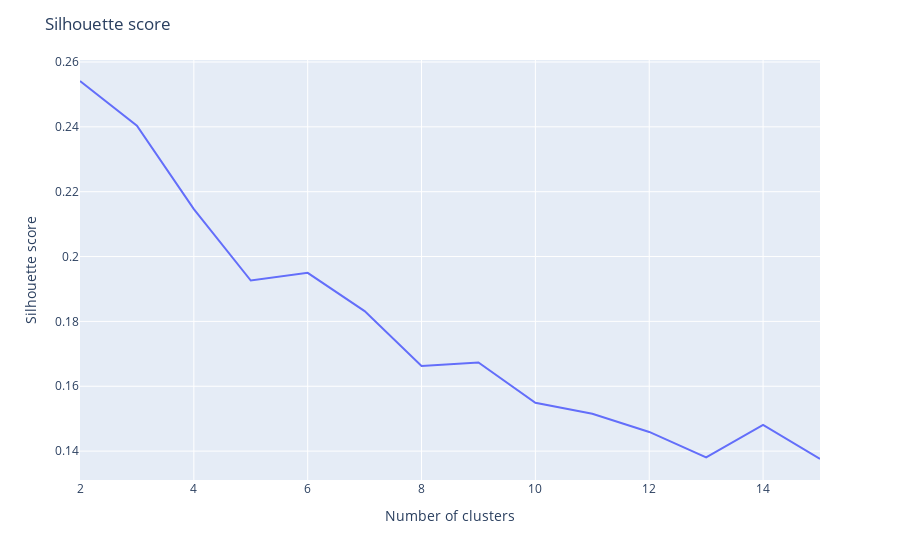

The notebook cell this image was saved under:
### Code cell
fig=px.line(x=range_n_clusters,y=silhouette_score_list)
fig.update_layout(
    title="Silhouette score",
    xaxis_title="Number of clusters",
    yaxis_title="Silhouette score",
    legend_title="Silhouette score",)
fig.show()

### Figure 1 — Plotly figure (JSON) as saved in the notebook; plotly's stock layout.template omitted (floating-point values rounded to 4 significant figures)
{"data": [{"hovertemplate": "x=%{x}<br>y=%{y}<extra></extra>", "legendgroup": "", "line": {"color": "#636efa", "dash": "solid"}, "marker": {"symbol": "circle"}, "mode": "lines", "name": "", "orientation": "v", "showlegend": false, "type": "scatter", "x": [2, 3, 4, 5, 6, 7, 8, 9, 10, 11, 12, 13, 14, 15], "xaxis": "x", "y": [0.2541, 0.2403, 0.2146, 0.1926, 0.195, 0.1832, 0.1663, 0.1673, 0.1549, 0.1515, 0.1459, 0.138, 0.1481, 0.1376], "yaxis": "y"}], "layout": {"legend": {"title": {"text": "Silhouette score"}, "tracegroupgap": 0}, "margin": {"t": 60}, "title": {"text": "Silhouette score"}, "xaxis": {"anchor": "y", "domain": [0, 1], "title": {"text": "Number of clusters"}}, "yaxis": {"anchor": "x", "domain": [0, 1], "title": {"text": "Silhouette score"}}}}
